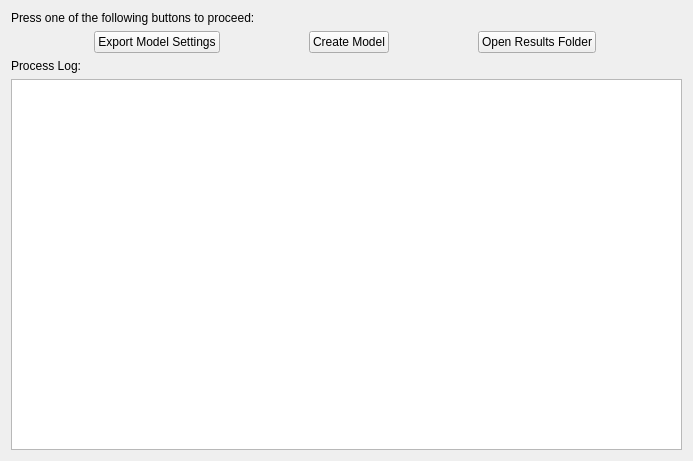
      <widget class="QWidget" name="run_page">
       <property name="geometry">
        <rect>
         <x>0</x>
         <y>0</y>
         <width>693</width>
         <height>461</height>
        </rect>
       </property>
       <attribute name="label">
        <string>Run</string>
       </attribute>
       <layout class="QVBoxLayout" name="verticalLayout_8">
        <item>
         <widget class="QLabel" name="run_label">
          <property name="text">
           <string>Press one of the following buttons to proceed:</string>
          </property>
         </widget>
        </item>
        <item>
         <layout class="QHBoxLayout" name="horizontalLayout_3">
          <item>
           <widget class="QPushButton" name="run_export_button">
            <property name="sizePolicy">
             <sizepolicy hsizetype="Fixed" vsizetype="Fixed">
              <horstretch>0</horstretch>
              <verstretch>0</verstretch>
             </sizepolicy>
            </property>
            <property name="text">
             <string>Export Model Settings</string>
            </property>
           </widget>
          </item>
          <item>
           <widget class="QPushButton" name="run_create_model_button">
            <property name="sizePolicy">
             <sizepolicy hsizetype="Fixed" vsizetype="Fixed">
              <horstretch>0</horstretch>
              <verstretch>0</verstretch>
             </sizepolicy>
            </property>
            <property name="text">
             <string>Create Model</string>
            </property>
           </widget>
          </item>
          <item>
           <widget class="QPushButton" name="run_open_dir_button">
            <property name="sizePolicy">
             <sizepolicy hsizetype="Fixed" vsizetype="Fixed">
              <horstretch>0</horstretch>
              <verstretch>0</verstretch>
             </sizepolicy>
            </property>
            <property name="text">
             <string>Open Results Folder</string>
            </property>
           </widget>
          </item>
         </layout>
        </item>
        <item>
         <widget class="QLabel" name="log_label">
          <property name="text">
           <string>Process Log:</string>
          </property>
         </widget>
        </item>
        <item>
         <widget class="QPlainTextEdit" name="log_field">
          <property name="focusPolicy">
           <enum>Qt::NoFocus</enum>
          </property>
          <property name="documentTitle">
           <string/>
          </property>
          <property name="undoRedoEnabled">
           <bool>false</bool>
          </property>
          <property name="lineWrapMode">
           <enum>QPlainTextEdit::NoWrap</enum>
          </property>
          <property name="readOnly">
           <bool>true</bool>
          </property>
          <property name="plainText">
           <string/>
          </property>
         </widget>
        </item>
       </layout>
      </widget>
